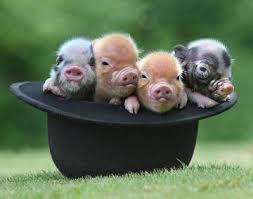
#> input picture images (1).jpg, 253 x 199 px
$ python image_editor.py
#> lines starting #> are read from the running program, lines starting #| are printed output that depends on the picture
from PIL import Image
from PIL import ImageFilter

class ImageEditor():
    def __init__(self, filename):
        self.filename = filename
        self.original = None
        self.changed = list()

    def open(self):
        try:
            self.original = Image.open(self.filename)
#> self.original is the input picture: PIL image 253x199 RGB; mean R, G, B 94.6, 112.6, 85.3
        except:
            print('Файл не знайдено!')
        self.original.show()

    def black_white(self):
        bw_photo = self.original.convert('L')
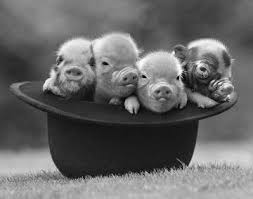
#> bw_photo: PIL image 253x199 L; min 0, max 254, mean 104.1
        self.changed.append(bw_photo)
        bw_photo.show()

    def do_left(self):
        rotated = self.original.transpose(Image.FLIP_LEFT_RIGHT)
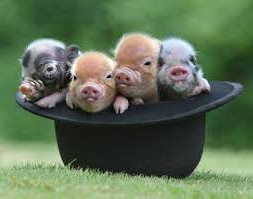
#> rotated: PIL image 253x199 RGB; mean R, G, B 94.6, 112.6, 85.3
        self.changed.append(rotated)
        rotated.show()

    def do_cropped(self):
        box = (40, 40, 80, 80)
        cropped = self.original.crop(box)
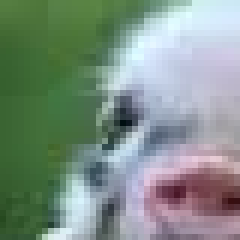
#> cropped: PIL image 40x40 RGB (shown 6 times larger); mean R, G, B 127.4, 144.7, 133.9
        self.changed.append(cropped)
        cropped.show()

MyImage = ImageEditor('images (1).jpg')
MyImage.open()

MyImage.black_white()
MyImage.do_left()
MyImage.do_cropped()

$ run again, with new_photo.jpg copied over images (1).jpg
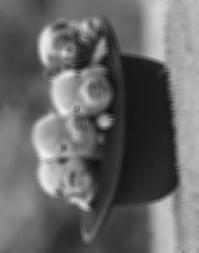
#> input picture new_photo.jpg, 199 x 253 px
#> in open, self.original is the input picture: PIL image 199x253 L; min 16, max 240, mean 104.1
#> in do_left, `rotated = self.original.transpose(Image.FLIP_LEFT_RIGHT)`:
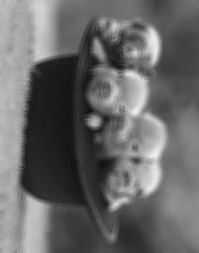
#> rotated: PIL image 199x253 L; min 16, max 240, mean 104.1
#> in do_cropped, `cropped = self.original.crop(box)`:
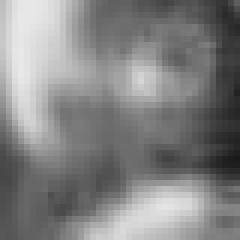
#> cropped: PIL image 40x40 L (shown 6 times larger); min 26, max 232, mean 130.9
